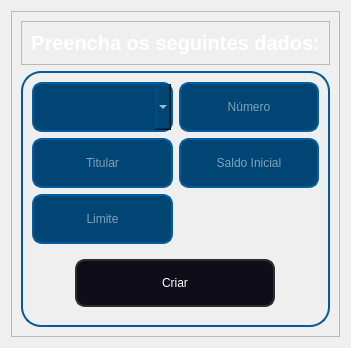
            <widget class="QWidget" name="page_new_conta">
             <layout class="QVBoxLayout" name="verticalLayout_19">
              <item>
               <widget class="QFrame" name="frame_content_new_conta">
                <property name="frameShape">
                 <enum>QFrame::StyledPanel</enum>
                </property>
                <property name="frameShadow">
                 <enum>QFrame::Raised</enum>
                </property>
                <layout class="QVBoxLayout" name="verticalLayout_20">
                 <item>
                  <widget class="QFrame" name="frame_4">
                   <property name="maximumSize">
                    <size>
                     <width>16777215</width>
                     <height>50</height>
                    </size>
                   </property>
                   <property name="styleSheet">
                    <string notr="true">QFrame{
}

QLabel{
	color: rgb(255, 255, 255);
}</string>
                   </property>
                   <property name="frameShape">
                    <enum>QFrame::StyledPanel</enum>
                   </property>
                   <property name="frameShadow">
                    <enum>QFrame::Raised</enum>
                   </property>
                   <layout class="QVBoxLayout" name="verticalLayout_21">
                    <item>
                     <widget class="QLabel" name="label_13">
                      <property name="font">
                       <font>
                        <pointsize>15</pointsize>
                        <weight>75</weight>
                        <bold>true</bold>
                       </font>
                      </property>
                      <property name="text">
                       <string>Preencha os seguintes dados:</string>
                      </property>
                      <property name="alignment">
                       <set>Qt::AlignCenter</set>
                      </property>
                     </widget>
                    </item>
                   </layout>
                  </widget>
                 </item>
                 <item>
                  <widget class="QFrame" name="frame_form_conta">
                   <property name="styleSheet">
                    <string notr="true">QFrame{
	color: rgb(255, 255, 255);
	border-radius: 20px;
	border: 2px solid rgb(1, 90, 153);
}</string>
                   </property>
                   <property name="frameShape">
                    <enum>QFrame::StyledPanel</enum>
                   </property>
                   <property name="frameShadow">
                    <enum>QFrame::Raised</enum>
                   </property>
                   <layout class="QGridLayout" name="gridLayout_8">
                    <item row="1" column="0">
                     <widget class="QLineEdit" name="lineEdit_titular">
                      <property name="styleSheet">
                       <string notr="true">QLineEdit{
	border: 2px solid rgb(0,  93, 159);
	border-radius: 10px;
	padding: 15px;
	background-color: rgb(0, 69, 116);
	color: rgb(255, 255, 255);	
}

QLineEdit:hover{
	border: 2px solid rgb(0, 66, 124);
}

QLineEdit:focus{
	border: 2px solid rgb(206, 206, 206);
	color: rgb(200, 200, 200)
}</string>
                      </property>
                      <property name="alignment">
                       <set>Qt::AlignCenter</set>
                      </property>
                      <property name="placeholderText">
                       <string>Titular</string>
                      </property>
                     </widget>
                    </item>
                    <item row="0" column="1">
                     <widget class="QLineEdit" name="lineEdit_numero">
                      <property name="styleSheet">
                       <string notr="true">QLineEdit{
	border: 2px solid rgb(0,  93, 159);
	border-radius: 10px;
	padding: 15px;
	background-color: rgb(0, 69, 116);
	color: rgb(255, 255, 255);	
}

QLineEdit:hover{
	border: 2px solid rgb(0, 66, 124);
}

QLineEdit:focus{
	border: 2px solid rgb(206, 206, 206);
	color: rgb(200, 200, 200)
}</string>
                      </property>
                      <property name="alignment">
                       <set>Qt::AlignCenter</set>
                      </property>
                      <property name="placeholderText">
                       <string>Número</string>
                      </property>
                     </widget>
                    </item>
                    <item row="2" column="0">
                     <widget class="QLineEdit" name="lineEdit_limite">
                      <property name="styleSheet">
                       <string notr="true">QLineEdit{
	border: 2px solid rgb(0,  93, 159);
	border-radius: 10px;
	padding: 15px;
	background-color: rgb(0, 69, 116);
	color: rgb(255, 255, 255);	
}

QLineEdit:hover{
	border: 2px solid rgb(0, 66, 124);
}

QLineEdit:focus{
	border: 2px solid rgb(206, 206, 206);
	color: rgb(200, 200, 200)
}</string>
                      </property>
                      <property name="alignment">
                       <set>Qt::AlignCenter</set>
                      </property>
                      <property name="placeholderText">
                       <string>Limite</string>
                      </property>
                     </widget>
                    </item>
                    <item row="0" column="0">
                     <widget class="QComboBox" name="comboBox_tipo_conta">
                      <property name="styleSheet">
                       <string notr="true">QComboBox{
	border: 2px solid rgb(0,  93, 159);
	border-radius: 10px;
	padding: 15px;
	background-color: rgb(0, 69, 116);
	color: rgb(255, 255, 255);	
}

QLineEdit:hover{
	border: 2px solid rgb(0, 66, 124);
}

QLineEdit:focus{
	border: 2px solid rgb(206, 206, 206);
	color: rgb(200, 200, 200)
}</string>
                      </property>
                      <property name="editable">
                       <bool>false</bool>
                      </property>
                      <property name="sizeAdjustPolicy">
                       <enum>QComboBox::AdjustToContentsOnFirstShow</enum>
                      </property>
                     </widget>
                    </item>
                    <item row="1" column="1">
                     <widget class="QLineEdit" name="lineEdit_saldo">
                      <property name="styleSheet">
                       <string notr="true">QLineEdit{
	border: 2px solid rgb(0,  93, 159);
	border-radius: 10px;
	padding: 15px;
	background-color: rgb(0, 69, 116);
	color: rgb(255, 255, 255);	
}

QLineEdit:hover{
	border: 2px solid rgb(0, 66, 124);
}

QLineEdit:focus{
	border: 2px solid rgb(206, 206, 206);
	color: rgb(200, 200, 200)
}</string>
                      </property>
                      <property name="alignment">
                       <set>Qt::AlignCenter</set>
                      </property>
                      <property name="placeholderText">
                       <string>Saldo Inicial</string>
                      </property>
                     </widget>
                    </item>
                    <item row="3" column="0" colspan="2">
                     <widget class="QFrame" name="frame_17">
                      <property name="maximumSize">
                       <size>
                        <width>16777215</width>
                        <height>70</height>
                       </size>
                      </property>
                      <property name="styleSheet">
                       <string notr="true">QFrame{
	border:none;
}</string>
                      </property>
                      <property name="frameShape">
                       <enum>QFrame::StyledPanel</enum>
                      </property>
                      <property name="frameShadow">
                       <enum>QFrame::Raised</enum>
                      </property>
                      <layout class="QHBoxLayout" name="horizontalLayout_8">
                       <item>
                        <widget class="QPushButton" name="pushButton_create_conta">
                         <property name="enabled">
                          <bool>true</bool>
                         </property>
                         <property name="maximumSize">
                          <size>
                           <width>200</width>
                           <height>16777215</height>
                          </size>
                         </property>
                         <property name="styleSheet">
                          <string notr="true">QPushButton{
	border: 2px solid rgb(45, 45, 45);
	border-radius: 10px;
	padding: 15px;
	background-color: rgb(14, 13, 24);
	color: rgb(255, 255, 255);	
}

QPushButton:hover{
	border: 2px solid rgb(0, 66, 124);
}</string>
                         </property>
                         <property name="text">
                          <string>Criar</string>
                         </property>
                        </widget>
                       </item>
                      </layout>
                     </widget>
                    </item>
                   </layout>
                  </widget>
                 </item>
                </layout>
               </widget>
              </item>
             </layout>
            </widget>
